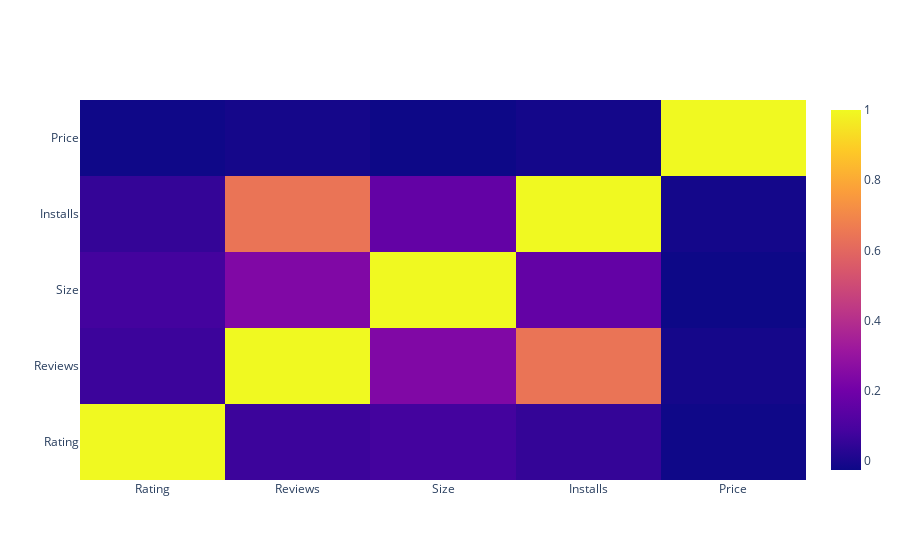

Write notebook code for a chart like this one.
### Code cell
import plotly.graph_objs as go

trace = go.Heatmap(z=[relate.Rating.values.tolist(), relate.Reviews.values.tolist(), relate.Size.values.tolist(), relate.Installs.values.tolist(), relate.Price.values.tolist()],
                   x=[relate.columns[0], relate.columns[1], relate.columns[2], relate.columns[3], relate.columns[4]],
                   y=[relate.columns[0], relate.columns[1], relate.columns[2], relate.columns[3], relate.columns[4]])
data_cor=[trace]
py.iplot(data_cor, filename='corr-heatmap')

### Figure 1 — Plotly figure (JSON) as saved in the notebook; plotly's stock layout.template omitted (floating-point values rounded to 4 significant figures)
{"data": [{"type": "heatmap", "x": ["Rating", "Reviews", "Size", "Installs", "Price"], "y": ["Rating", "Reviews", "Size", "Installs", "Price"], "z": [[1, 0.06813, 0.08364, 0.05134, -0.02192], [0.06813, 1, 0.2404, 0.6416, -0.009824], [0.08364, 0.2404, 1, 0.1627, -0.02627], [0.05134, 0.6416, 0.1627, 1, -0.01189], [-0.02192, -0.009824, -0.02627, -0.01189, 1]]}], "layout": {}}
